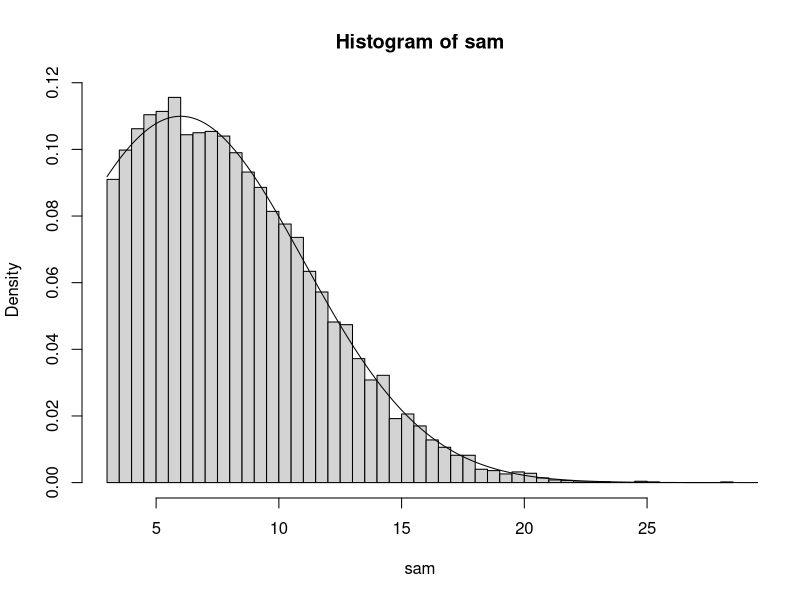

Write R code to recreate this figure.

mu=6
sig=5
lo=3
hi=30

dtnorm=function(x,mu=0,sig=1,lo=-Inf,hi=Inf){
  den=rep(0,length(x))
  den[x>=lo & x<=hi] = dnorm(x,mu,sig)/(pnorm(hi,mu,sig)-pnorm(lo,mu,sig))
  return(den)
}

ptnorm=function(x,mu=0,sig=1,lo=-Inf,hi=Inf){
  cden=rep(0,length(x))
  cden[x>=lo & x<=hi] = (pnorm(x,mu,sig)-pnorm(lo,mu,sig))/(pnorm(hi,mu,sig)-pnorm(lo,mu,sig))
  cden[x>hi]=1
  return(cden)
}

qtnorm=function(p,mu=0,sig=1,lo=-Inf,hi=Inf){
  q=rep(0,length(p))
  #corresponding probability on standard normal
    #proportion of standard normal perserved after truncation
    pkeep=pnorm(hi,mu,sig)-pnorm(lo,mu,sig)
    #proportion between lo cut and q on a nontruncated nornal
    ps=p*pkeep
    #total proportion below q on a nontruncated normal
    pstot=ps+pnorm(lo,mu,sig)
    #q
    q=qnorm(pstot,mu,sig)
  return(q)
}

rtnorm=function(N,mu=0,sig=1,lo=-Inf,hi=Inf){
  p=runif(N)
  x=qtnorm(p,mu,sig,lo,hi)
  return(x)
}

sam=rtnorm(10000,mu,sig,lo,hi)
hist(sam,40,freq=F)

xx=seq(lo,hi,length.out=400)
points(xx,dtnorm(xx,mu,sig,lo,hi),type='l')


